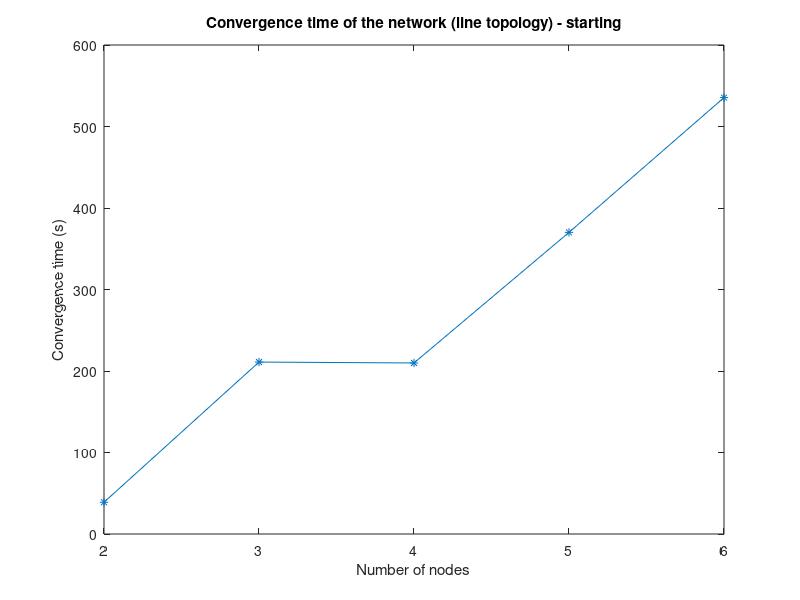
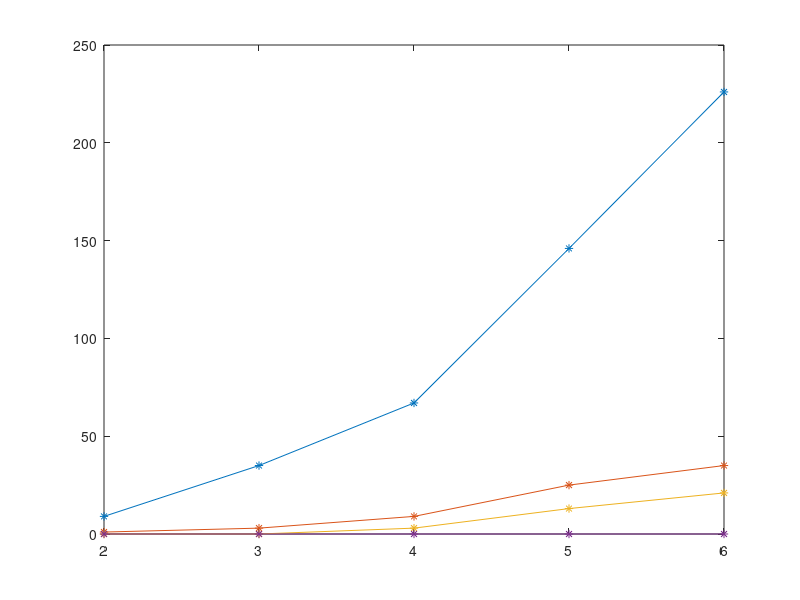

Write MATLAB code to recreate these figures, in order. (Note: this script raises an error after producing the figures.)
close all;

%% data
number_of_note_start = [2 3 4 5 6 ];
time_start = [38935 210975 209853 370111 535475 ];
msg_ip_start = [9, 1, 0, 0 ; 35, 3, 0, 0 ; 67, 9, 3, 0 ; 146, 25, 13, 0 ; 226, 35, 21, 0 ];
msg_nd6_start = [6, 6 ; 13, 13 ; 24, 24 ; 41, 39 ; 55, 50 ];

number_of_note_hour = [2 3 4 5 6 ];
time_hour = [3638939 3810982 3809862 3970123 4135491 ];
msg_ip_hour = [53, 16, 0, 0 ; 141, 34, 0, 0 ; 244, 72, 33, 0 ; 395, 122, 75, 0 ; 554, 168, 117, 0 ];
msg_nd6_hour = [48, 48 ; 99, 99 ; 126, 126 ; 159, 157 ; 195, 190 ];
% enddata

number_of_note = number_of_note_start;

time_dif = time_hour-time_start;
msg_ip_dif = msg_ip_hour-msg_ip_start;
msg_nd6_dif = msg_nd6_hour-msg_nd6_start;


%% Graph Starting
% Timing
figure;
plot(number_of_note, time_start./1000,'*-');
ylabel('Convergence time (s)');
xlabel('Number of nodes');
title('Convergence time of the network (line topology) - starting');

% Msg IP
figure;
plot(number_of_note, msg_ip_start,'*-');
legend('recv','sent','forwarded', 'drop',2);
ylabel('Number of messages');
xlabel('Number of nodes');
title('Number of IP messages (line topology) - starting');

% Msg ND6
figure;
plot(number_of_note, msg_nd6_start,'*-');
legend('recv','sent',2);
ylabel('Number of messages');
xlabel('Number of nodes');
title('Number of ND6 messages (line topology) - starting');


%% Graph 1hour
% Timing
% figure;
% plot(number_of_note, time_dif,'*-');
% ylabel('Convergence time (ms)');
% xlabel('Number of nodes');
% title('Convergence time of the network (line topology) - 1 hour');

% Msg IP
figure;
plot(number_of_note, msg_ip_dif,'*-');
legend('recv','sent','forwarded', 'drop',2);
ylabel('Number of messages');
xlabel('Number of nodes');
title('Number of IP messages (line topology) - 1 hour');

% Msg ND6
figure;
plot(number_of_note, msg_nd6_dif,'*-');
legend('recv','sent',2);
ylabel('Number of messages');
xlabel('Number of nodes');
title('Number of ND6 messages (line topology) - 1 hour');

%% Graph All
% Timing
% figure;
% plot(number_of_note, time_hour,'*-');
% ylabel('Convergence time (ms)');
% xlabel('Number of nodes');
% title('Convergence time of the network (line topology) - All');

% Msg IP
figure;
plot(number_of_note, msg_ip_hour,'*-');
legend('recv','sent','forwarded', 'drop',2);
ylabel('Number of messages');
xlabel('Number of nodes');
title('Number of IP messages (line topology) - All');

% Msg ND6
figure;
plot(number_of_note, msg_nd6_hour,'*-');
legend('recv','sent',2);
ylabel('Number of messages');
xlabel('Number of nodes');
title('Number of ND6 messages (line topology) - All');
